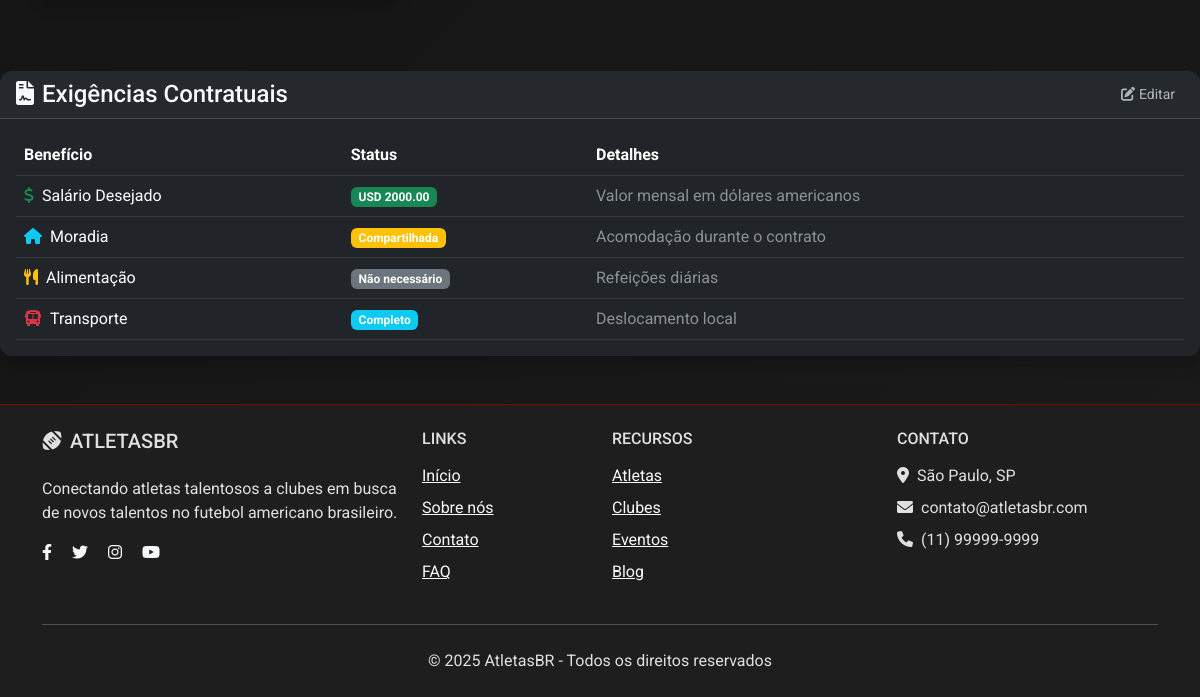
/dashboard/ (signed in, lower part), run on an earlier commit of the app's database.
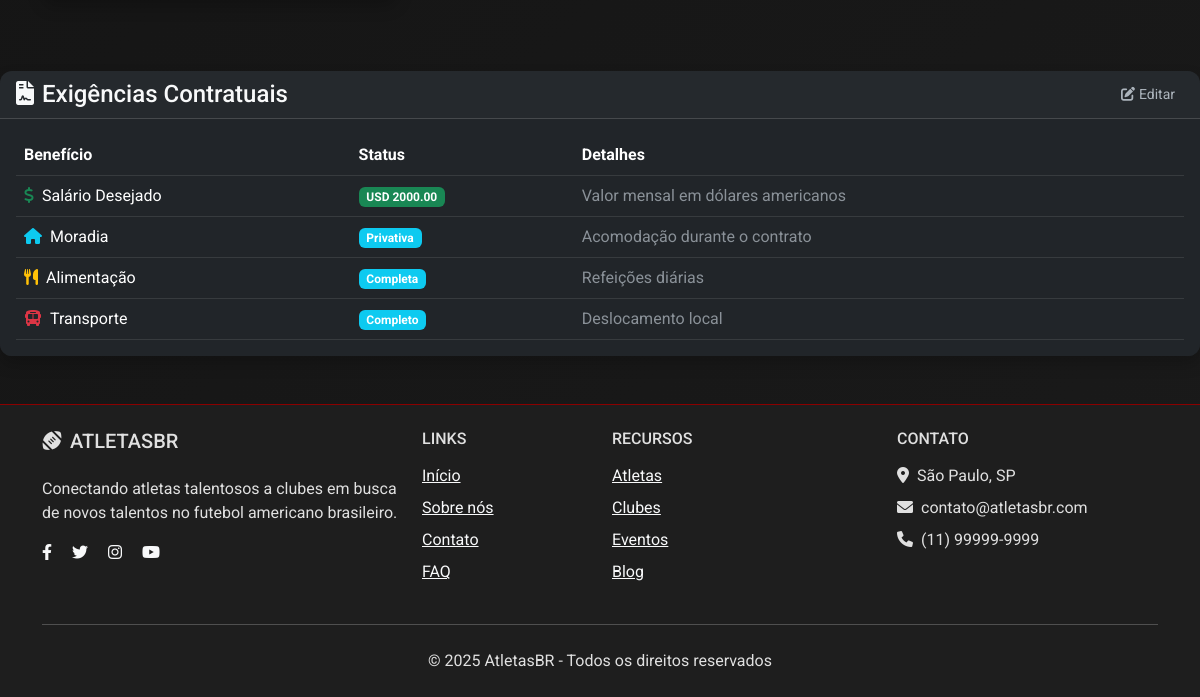
And on a later commit of the database.
### core/views.py (the view)
# urls.py: path('dashboard/', views.dashboard, name='dashboard'),
@login_required
def dashboard(request):
    if request.user.is_athlete:
        profile, created = AthleteProfile.objects.get_or_create(
            user=request.user,
            defaults={
                'full_name': '',
                'position': '',
                'height': None,
                'weight': None,
                'age': None,
                'bio': '',
                'video_link': ''
            }
        )
        return render(request, 'core/dashboard_athlete.html', {'profile': profile})
    elif request.user.is_club:
        return render(request, 'core/dashboard_club.html', {
            'profile': {'name': request.user.username},
            'athletes': [],
            'recent_messages': []
        })
    return redirect('logout')

### core/templates/core/dashboard_athlete.html (shortened to what the changed rows need)
{% extends "base.html" %}
{% load static %}
{% block extra_css %}
<link rel="stylesheet" href="https://cdnjs.cloudflare.com/ajax/libs/font-awesome/6.0.0/css/all.min.css">
{% endblock %}
{% block content %}
<div class="card mb-4 bg-dark text-light border-0 contract-card">
    <div class="card-body bg-dark">
        <div class="table-responsive">
            <table class="table table-dark table-hover align-middle mb-0">
                <thead>
                    <tr>
                        <th scope="col">Benefício</th>
                        <th scope="col">Status</th>
                        <th scope="col">Detalhes</th>
                    </tr>
                </thead>
                <tbody>
                    <tr>
                        <td>
                            {% if profile.needs_housing == 'private' %}
                                <span class="badge bg-info">Privativa</span>
                            {% elif profile.needs_housing == 'shared' %}
                                <span class="badge bg-warning">Compartilhada</span>
                            {% elif profile.needs_housing == 'none' %}
                                <span class="badge bg-secondary">Não necessário</span>
                            {% else %}
                                <span class="badge bg-secondary">Não definido</span>
                            {% endif %}
                        </td>
                    </tr>
                    <tr>
                        <td>
                            {% if profile.needs_food == 'full' %}
                                <span class="badge bg-info">Completa</span>
                            {% elif profile.needs_food == 'partial' %}
                                <span class="badge bg-warning">Parcial</span>
                            {% elif profile.needs_food == 'none' %}
                                <span class="badge bg-secondary">Não necessário</span>
                            {% else %}
                                <span class="badge bg-secondary">Não definido</span>
                            {% endif %}
                        </td>
                    </tr>
                </tbody>
            </table>
        </div>
    </div>
</div>
{% endblock %}

What changed in the data, as far as the page shows it:
changed AthleteProfile: needs_housing "shared" → "private" (drawn); needs_food "none" → "full" (drawn)
Also different on the page:
text no longer shown: "Compartilhada Não necessário"
text now shown: "Privativa Completa"
